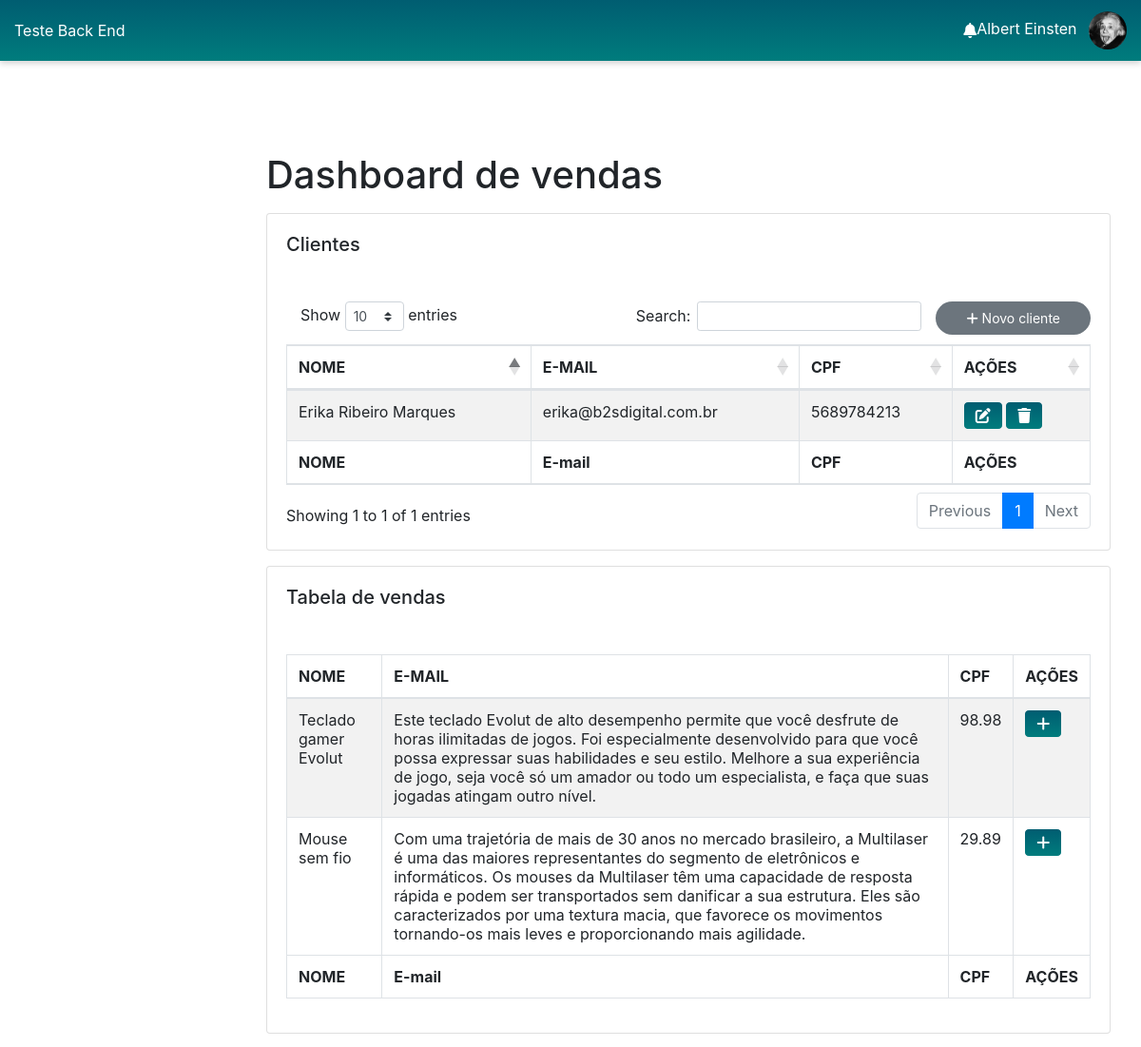
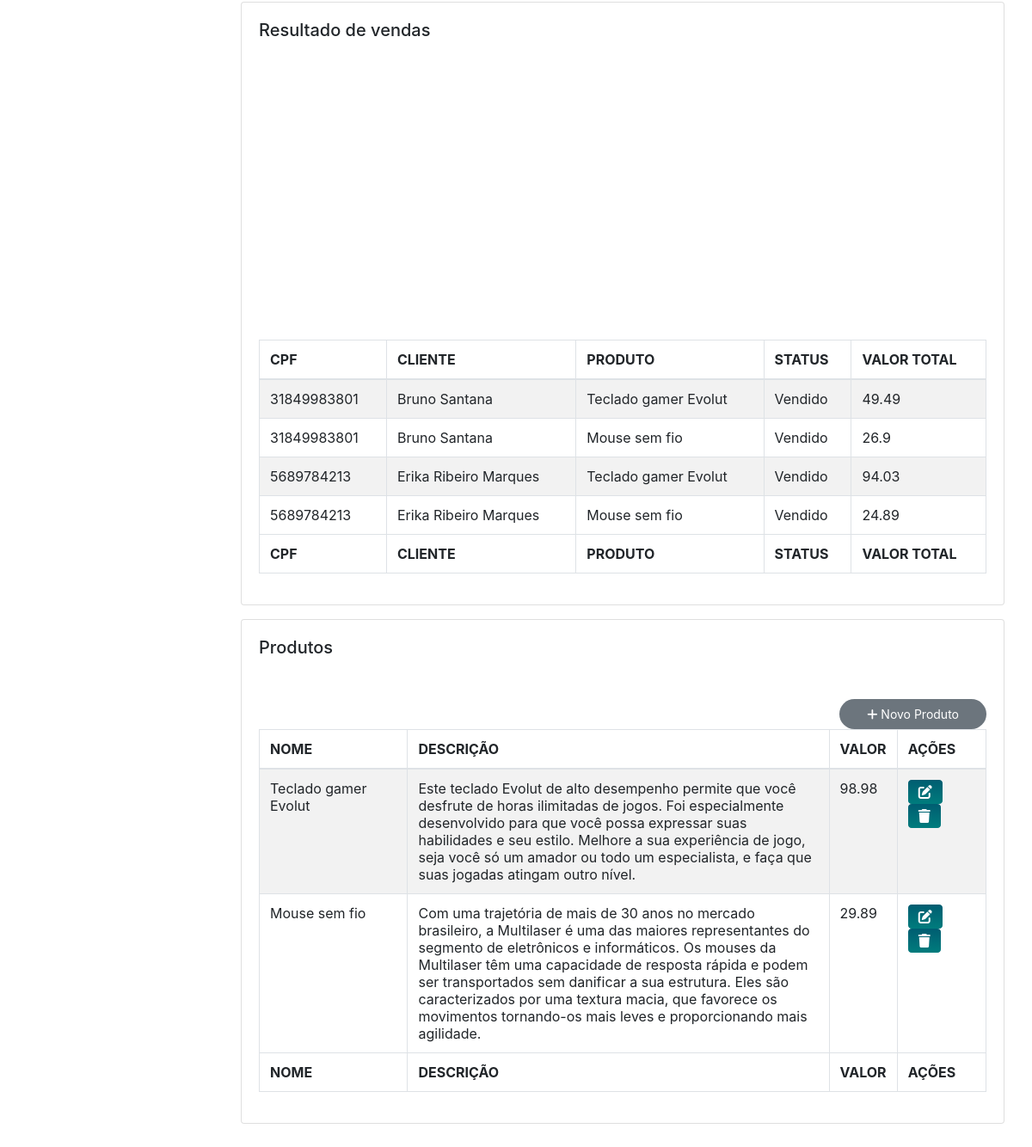
The page / on the database its author committed (2 pictures, top to bottom).
### tables this page shows
CREATE TABLE `cliente` (
  `idCliente` int(11) NOT NULL,
  `nome` varchar(50) DEFAULT NULL,
  `email` varchar(50) DEFAULT NULL,
  `cpf` varchar(14) DEFAULT NULL
);

CREATE TABLE `produto` (
  `idProduto` int(11) NOT NULL,
  `nome` varchar(50) DEFAULT NULL,
  `descricao` longtext DEFAULT NULL,
  `preco` float DEFAULT NULL,
  `descontoPercentual` float DEFAULT NULL,
  `descontoValor` float NOT NULL,
  `valorTotal` float DEFAULT NULL
);

CREATE TABLE `venda` (
  `idVenda` int(11) NOT NULL,
  `idProduto` int(11) DEFAULT NULL,
  `produto` varchar(50) DEFAULT NULL,
  `dataCompra` varchar(11) DEFAULT NULL,
  `preco` float DEFAULT NULL,
  `descontoPercentual` float DEFAULT NULL,
  `descontoValor` float DEFAULT NULL,
  `valorTotal` float DEFAULT NULL,
  `status` varchar(11) DEFAULT NULL,
  `idCliente` int(11) DEFAULT NULL,
  `nome` varchar(50) DEFAULT NULL,
  `email` varchar(50) DEFAULT NULL,
  `cpf` varchar(14) DEFAULT NULL
);

### index.php (the view, shortened to what this page needs)
<?php
include 'config/conexao.php';
?>
<html lang='pt-br'>
<head>
    <link rel='stylesheet' href="assets/css/app.css">
    <link rel="stylesheet" type="text/css" href="https://cdnjs.cloudflare.com/ajax/libs/twitter-bootstrap/4.5.2/css/bootstrap.css">
    <link rel="stylesheet" type="text/css" href="https://cdn.datatables.net/1.10.25/css/dataTables.bootstrap4.min.css">
</head>
<body>
<nav class="navbar bg-gradient-primary" id="navbar-main">
    <div class="container-fluid">
        <a class="" href="http://127.0.0.1:8000">Teste Back End</a>
        <ul class="navbar-nav">
            <li class="nav-item dropdown">
                <a id="bell" class="nav-link" href="#" role="button" data-toggle="dropdown" aria-haspopup="true" aria-expanded="false">
                    <i class="fa fa-bell"></i>
                </a>
            </li>
            <li class="nav-item dropdown">
                <a class="nav-link" href="#" role="button" data-toggle="dropdown" aria-haspopup="true" aria-expanded="false">
                    <span class='d-md-down-none'>Albert Einsten</span>
                    <img class='rounded-pill' src='img/destaque-albert-einstein.jpg' width='40' height='40' alt='Albert Einsten'>
                </a>
            </li>
        </ul>
    </div>
</nav>
<div class='wrapper'>
    <div id='wrapperContent' class='content container-fluid'>
        <div id='main'>
                <h1>Dashboard de vendas</h1>
        <div class='card mt-3'>
        <div class='card-body'>
            <h5 class="card-title mb-5">Clientes</h5>
        <button type="button" class="btn btn-secondary float-right btn-sm rounded-pill" data-bs-toggle="modal" data-bs-target="#staticBackdrop">
        <i class='fa fa-plus'></i>  Novo cliente
        </button>
        <table id="example" class="table table-striped table-bordered" style="width:100%">
        <thead>
            <tr>
                <th>NOME</th>
                <th>E-mail</th>
                <th>CPF</th>
                <th>AÇÕES</th>
            </tr>
        </thead>
        <tbody>
            <tr>
               <?php
                $sql = "SELECT * FROM `cliente`";
                $buscaCliente = mysqli_query($conexao, $sql);
                while ($array = mysqli_fetch_array($buscaCliente)){
                    $idCliente = $array['idCliente'];
                    $nome = $array['nome'];
                    $email = $array['email'];
                    $cpf = $array['cpf'];
               ?>
                <td><?php echo $nome; ?></td>
                <td><?php echo $email; ?></td>
                <td><?php echo $cpf; ?></td>
                <td>
                <a href="editar_cliente.php?idCliente=<?php echo $idCliente ?>" class='btn btn-primary' title="Editar"><i class="fas fa-edit"></i></a>
                <a href="assets/_excluir_cliente.php?idCliente=<?php echo $idCliente ?>" class='btn btn-primary' title="Excluir"><i class="fas fa-trash"></i></a>
                </td>
            </tr>
                <?php
                }
                ?>
            </tbody>
            <tfoot>
            <tr>
                <th>NOME</th>
                <th>E-mail</th>
                <th>CPF</th>
                <th>AÇÕES</th>
            </tr>
            </tfoot>
        </table>
        </div>
    </div>
                <div class='card mt-3'>
        <div class='card-body'>
            <h5 class="card-title mb-5">Tabela de vendas</h5>
        <table id="example" class="table table-striped table-bordered" style="width:100%">
        <thead>
            <tr>
                <th>NOME</th>
                <th>E-mail</th>
                <th>CPF</th>
                <th>AÇÕES</th>
            </tr>
        </thead>
        <tbody>
            <tr>
               <?php
                $sql = "SELECT * FROM `produto`";
                $buscaProduto = mysqli_query($conexao, $sql);
                while ($array = mysqli_fetch_array($buscaProduto)){
                    $idProduto = $array['idProduto'];
                    $nome = $array['nome'];
                    $descricao = $array['descricao'];
                    $preco = $array['preco'];
               ?>
                <form action="escolher_produto.php" method="GET">
                <td><?php echo $nome; ?></td>
                <td><?php echo $descricao; ?></td>
                <td><?php echo $preco; ?></td>
                <td>
                <a href="escolher_produto.php?idProduto=<?php echo $idProduto;?>" class='btn btn-primary' title="Cadastrar"><i class="fas fa-plus"></i></a>
                </form>
            </tr>
                <?php
                }
                ?>
            </tbody>
            <tfoot>
            <tr>
                <th>NOME</th>
                <th>E-mail</th>
                <th>CPF</th>
                <th>AÇÕES</th>
            </tr>
            </tfoot>
        </table>
        </div>
    </div>
    <div class='card mt-3'>
        <div class='card-body'>
            <h5 class="card-title mb-5">Resultado de vendas</h5>
                    <div id="piechart_3d" style="width: 500px; height: 300px;"></div>
        <table id="example" class="table table-striped table-bordered" style="width:100%">
        <thead>
            <tr>
                <th>CPF</th>
                <th>CLIENTE</th>
                <th>PRODUTO</th>
                <th>STATUS</th>
                <th>VALOR TOTAL</th>
            </tr>
        </thead>
        <tbody>
            <tr>
               <?php
                $sql = "SELECT * FROM `venda`";
                $buscaVenda = mysqli_query($conexao, $sql);
                while ($array = mysqli_fetch_array($buscaVenda)){
                    $nomeProduto = $array['produto'];
                    $valorTotal = $array['valorTotal'];
                    $status = $array['status'];
                    $nomeCliente = $array['nome'];
                    $cpf = $array['cpf'];
               ?>
                <td><?php echo $cpf ?></td>
                <td><?php echo $nomeCliente; ?></td>
                <td><?php echo $nomeProduto ?></td>
                <td><?php echo $status; ?></td>
                <td><?php echo $valorTotal; ?></td>
            </tr>
                <?php
                }
                ?>
            </tbody>
            <tfoot>
            <tr>
                <th>CPF</th>
                <th>CLIENTE</th>
                <th>PRODUTO</th>
                <th>STATUS</th>
                <th>VALOR TOTAL</th>
            </tr>
            </tfoot>
        </table>
        </div>
    </div>
    <div class='card mt-3'>
        <div class='card-body'>
            <h5 class="card-title mb-5">Produtos</h5>
        <button type="button" class="btn btn-secondary float-right btn-sm rounded-pill" data-bs-toggle="modal" data-bs-target="#staticBackdrop4">
        <i class='fa fa-plus'></i>  Novo Produto
        </button>
        <table id="example" class="table table-striped table-bordered" style="width:100%">
        <thead>
            <tr>
                <th>NOME</th>
                <th>DESCRIÇÃO</th>
                <th>VALOR</th>
                <th>AÇÕES</th>
            </tr>
        </thead>
        <tbody>
            <tr>
               <?php
                $sqlProduto = "SELECT * FROM `produto`";
                $buscaProduto = mysqli_query($conexao, $sqlProduto);
                while ($array = mysqli_fetch_array($buscaProduto)){
                    $idProduto = $array['idProduto'];
                    $nome = $array['nome'];
                    $descricao = $array['descricao'];
                    $preco = $array['preco'];
               ?>
                <td><?php echo $nome; ?></td>
                <td style="width:58%"><?php echo $descricao; ?></td>
                <td><?php echo $preco; ?></td>
                <td>
                <a href="editar_produto.php?idProduto=<?php echo $idProduto ?>" class='btn btn-primary' title="Editar"><i class="fas fa-edit"></i></a>
                <a href="assets/_excluir_produto.php?idProduto=<?php echo $idProduto ?>" class='btn btn-primary' title="Excluir"><i class="fas fa-trash"></i></a>
                </td>
            </tr>
                <?php
                }
                ?>
            </tbody>
            <tfoot>
            <tr>
                <th>NOME</th>
                <th>DESCRIÇÃO</th>
                <th>VALOR</th>
                <th>AÇÕES</th>
            </tr>
            </tfoot>
        </table>
        </div>
    </div>
        </div>
    </div>
</div>
</body>
</html>

### rows shown on the page
cliente: nome "Erika Ribeiro Marques", email "erika@b2sdigital.com.br", cpf "5689784213"
produto: nome "Teclado gamer Evolut", descricao "Este teclado Evolut de alto desempenho permite que você desfrute de horas ilimitadas de jogos. Foi especialmente desenvolvido para que você possa expressar suas habilidades e seu estilo. Melhore a sua experiência de jogo, seja você só um amador ou todo um especialista, e faça que suas jogadas atingam outro nível.", preco "98.98"
produto: nome "Mouse sem fio", descricao "Com uma trajetória de mais de 30 anos no mercado brasileiro, a Multilaser é uma das maiores representantes do segmento de eletrônicos e informáticos. Os mouses da Multilaser têm uma capacidade de resposta rápida e podem ser transportados sem danificar a sua estrutura. Eles são caracterizados por uma textura macia, que favorece os movimentos tornando-os mais leves e proporcionando mais agilidade.", preco "29.89"
venda: cpf "31849983801", nome "Bruno Santana", produto "Teclado gamer Evolut", status "Vendido", valorTotal "49.49"
venda: cpf "31849983801", nome "Bruno Santana", produto "Mouse sem fio", status "Vendido", valorTotal "26.9"
venda: cpf "5689784213", nome "Erika Ribeiro Marques", produto "Teclado gamer Evolut", status "Vendido", valorTotal "94.03"
venda: cpf "5689784213", nome "Erika Ribeiro Marques", produto "Mouse sem fio", status "Vendido", valorTotal "24.89"
